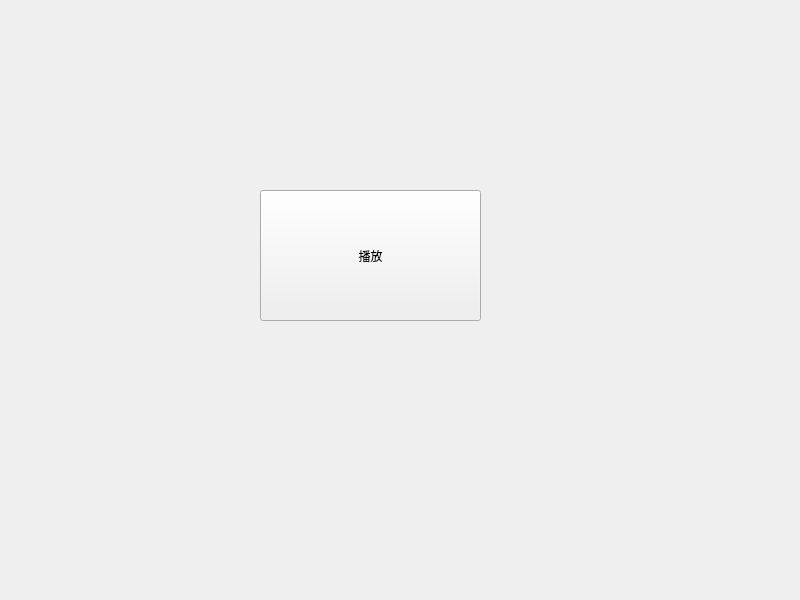
<?xml version="1.0" encoding="UTF-8"?>
<ui version="4.0">
 <class>Widget</class>
 <widget class="QWidget" name="Widget">
  <property name="geometry">
   <rect>
    <x>0</x>
    <y>0</y>
    <width>800</width>
    <height>600</height>
   </rect>
  </property>
  <property name="windowTitle">
   <string>Widget</string>
  </property>
  <widget class="QPushButton" name="pushButton">
   <property name="geometry">
    <rect>
     <x>260</x>
     <y>190</y>
     <width>221</width>
     <height>131</height>
    </rect>
   </property>
   <property name="text">
    <string>播放</string>
   </property>
  </widget>
 </widget>
 <resources/>
 <connections/>
</ui>
